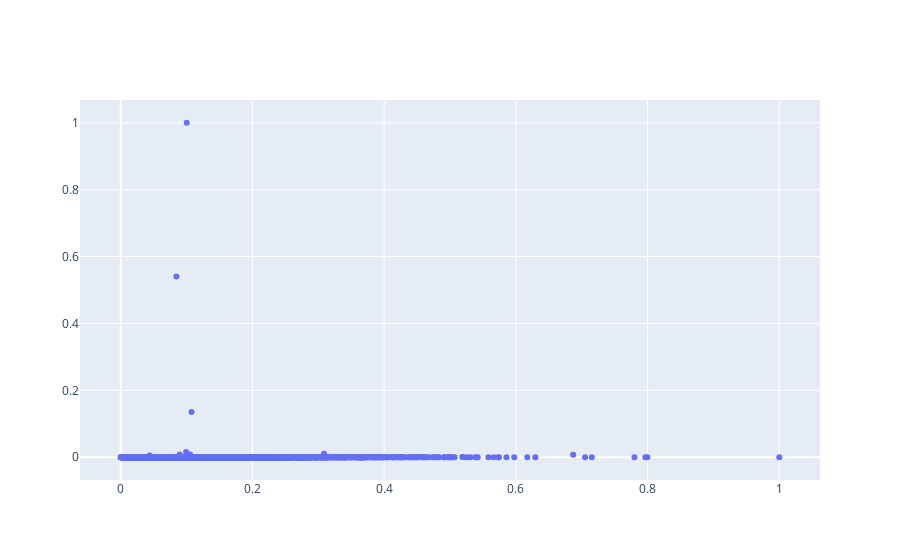

The notebook cell saved with this chart:
### Code cell
fig = go.Figure()
fig.add_trace(
    go.Scatter(name="X vs Y", x=X_rain.squeeze(), y=Y_death.squeeze(), mode="markers")
)
# fig.add_trace(go.Scatter(name='line of best fit', x=X, y=df['bestfit'], mode='lines'))

# plotly figure layout
# fig.update_layout(xaxis_title = 'X', yaxis_title = 'Y')

# fig.show()

### Figure 1 — Plotly figure (JSON) as saved in the notebook; plotly's stock layout.template omitted (floating-point values rounded to 4 significant figures; data arrays with more than 128 entries replaced by an {"elided": "..."} marker saying what was removed)
{"data": [{"mode": "markers", "name": "X vs Y", "type": "scatter", "x": {"elided": "4509 float values"}, "y": {"elided": "4509 float values"}}], "layout": {"autosize": true, "xaxis": {"autorange": true, "range": [-0.05915, 1.059], "type": "linear"}, "yaxis": {"autorange": true, "range": [-0.07325, 1.073], "type": "linear"}}}
